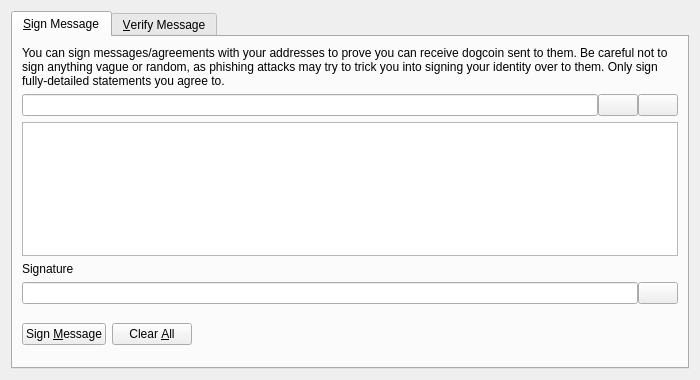
<?xml version="1.0" encoding="UTF-8"?>
<ui version="4.0">
 <class>SignVerifyMessageDialog</class>
 <widget class="QDialog" name="SignVerifyMessageDialog">
  <property name="geometry">
   <rect>
    <x>0</x>
    <y>0</y>
    <width>700</width>
    <height>380</height>
   </rect>
  </property>
  <property name="windowTitle">
   <string>Signatures - Sign / Verify a Message</string>
  </property>
  <property name="modal">
   <bool>true</bool>
  </property>
  <layout class="QVBoxLayout" name="verticalLayout">
   <item>
    <widget class="QTabWidget" name="tabWidget">
     <property name="currentIndex">
      <number>0</number>
     </property>
     <widget class="QWidget" name="tabSignMessage">
      <attribute name="title">
       <string>&amp;Sign Message</string>
      </attribute>
      <layout class="QVBoxLayout" name="verticalLayout_SM">
       <item>
        <widget class="QLabel" name="infoLabel_SM">
         <property name="text">
          <string>You can sign messages/agreements with your addresses to prove you can receive dogcoin sent to them. Be careful not to sign anything vague or random, as phishing attacks may try to trick you into signing your identity over to them. Only sign fully-detailed statements you agree to.</string>
         </property>
         <property name="textFormat">
          <enum>Qt::PlainText</enum>
         </property>
         <property name="wordWrap">
          <bool>true</bool>
         </property>
        </widget>
       </item>
       <item>
        <layout class="QHBoxLayout" name="horizontalLayout_1_SM">
         <property name="spacing">
          <number>0</number>
         </property>
         <item>
          <widget class="QValidatedLineEdit" name="addressIn_SM">
           <property name="toolTip">
            <string>The DogCoin address to sign the message with</string>
           </property>
          </widget>
         </item>
         <item>
          <widget class="QPushButton" name="addressBookButton_SM">
           <property name="toolTip">
            <string>Choose previously used address</string>
           </property>
           <property name="text">
            <string/>
           </property>
           <property name="icon">
            <iconset resource="../bitcoin.qrc">
             <normaloff>:/icons/address-book</normaloff>:/icons/address-book</iconset>
           </property>
           <property name="shortcut">
            <string>Alt+A</string>
           </property>
           <property name="autoDefault">
            <bool>false</bool>
           </property>
          </widget>
         </item>
         <item>
          <widget class="QPushButton" name="pasteButton_SM">
           <property name="toolTip">
            <string>Paste address from clipboard</string>
           </property>
           <property name="text">
            <string/>
           </property>
           <property name="icon">
            <iconset resource="../bitcoin.qrc">
             <normaloff>:/icons/editpaste</normaloff>:/icons/editpaste</iconset>
           </property>
           <property name="shortcut">
            <string>Alt+P</string>
           </property>
           <property name="autoDefault">
            <bool>false</bool>
           </property>
          </widget>
         </item>
        </layout>
       </item>
       <item>
        <widget class="QPlainTextEdit" name="messageIn_SM">
         <property name="toolTip">
          <string>Enter the message you want to sign here</string>
         </property>
        </widget>
       </item>
       <item>
        <widget class="QLabel" name="signatureLabel_SM">
         <property name="text">
          <string>Signature</string>
         </property>
         <property name="textFormat">
          <enum>Qt::PlainText</enum>
         </property>
        </widget>
       </item>
       <item>
        <layout class="QHBoxLayout" name="horizontalLayout_2_SM">
         <property name="spacing">
          <number>0</number>
         </property>
         <item>
          <widget class="QLineEdit" name="signatureOut_SM">
           <property name="font">
            <font>
             <italic>true</italic>
            </font>
           </property>
           <property name="readOnly">
            <bool>true</bool>
           </property>
          </widget>
         </item>
         <item>
          <widget class="QPushButton" name="copySignatureButton_SM">
           <property name="toolTip">
            <string>Copy the current signature to the system clipboard</string>
           </property>
           <property name="text">
            <string/>
           </property>
           <property name="icon">
            <iconset resource="../bitcoin.qrc">
             <normaloff>:/icons/editcopy</normaloff>:/icons/editcopy</iconset>
           </property>
           <property name="autoDefault">
            <bool>false</bool>
           </property>
          </widget>
         </item>
        </layout>
       </item>
       <item>
        <layout class="QHBoxLayout" name="horizontalLayout_3_SM">
         <item>
          <widget class="QPushButton" name="signMessageButton_SM">
           <property name="toolTip">
            <string>Sign the message to prove you own this DogCoin address</string>
           </property>
           <property name="text">
            <string>Sign &amp;Message</string>
           </property>
           <property name="icon">
            <iconset resource="../bitcoin.qrc">
             <normaloff>:/icons/edit</normaloff>:/icons/edit</iconset>
           </property>
           <property name="autoDefault">
            <bool>false</bool>
           </property>
          </widget>
         </item>
         <item>
          <widget class="QPushButton" name="clearButton_SM">
           <property name="toolTip">
            <string>Reset all sign message fields</string>
           </property>
           <property name="text">
            <string>Clear &amp;All</string>
           </property>
           <property name="icon">
            <iconset resource="../bitcoin.qrc">
             <normaloff>:/icons/remove</normaloff>:/icons/remove</iconset>
           </property>
           <property name="autoDefault">
            <bool>false</bool>
           </property>
          </widget>
         </item>
         <item>
          <spacer name="horizontalSpacer_1_SM">
           <property name="orientation">
            <enum>Qt::Horizontal</enum>
           </property>
           <property name="sizeHint" stdset="0">
            <size>
             <width>40</width>
             <height>48</height>
            </size>
           </property>
          </spacer>
         </item>
         <item>
          <widget class="QLabel" name="statusLabel_SM">
           <property name="font">
            <font>
             <weight>75</weight>
             <bold>true</bold>
            </font>
           </property>
           <property name="text">
            <string/>
           </property>
           <property name="wordWrap">
            <bool>true</bool>
           </property>
          </widget>
         </item>
         <item>
          <spacer name="horizontalSpacer_2_SM">
           <property name="orientation">
            <enum>Qt::Horizontal</enum>
           </property>
           <property name="sizeHint" stdset="0">
            <size>
             <width>40</width>
             <height>48</height>
            </size>
           </property>
          </spacer>
         </item>
        </layout>
       </item>
      </layout>
     </widget>
     <widget class="QWidget" name="tabVerifyMessage">
      <attribute name="title">
       <string>&amp;Verify Message</string>
      </attribute>
      <layout class="QVBoxLayout" name="verticalLayout_VM">
       <item>
        <widget class="QLabel" name="infoLabel_VM">
         <property name="text">
          <string>Enter the receiver's address, message (ensure you copy line breaks, spaces, tabs, etc. exactly) and signature below to verify the message. Be careful not to read more into the signature than what is in the signed message itself, to avoid being tricked by a man-in-the-middle attack. Note that this only proves the signing party receives with the address, it cannot prove sendership of any transaction!</string>
         </property>
         <property name="textFormat">
          <enum>Qt::PlainText</enum>
         </property>
         <property name="alignment">
          <set>Qt::AlignLeading|Qt::AlignLeft|Qt::AlignTop</set>
         </property>
         <property name="wordWrap">
          <bool>true</bool>
         </property>
        </widget>
       </item>
       <item>
        <layout class="QHBoxLayout" name="horizontalLayout_1_VM">
         <property name="spacing">
          <number>0</number>
         </property>
         <item>
          <widget class="QValidatedLineEdit" name="addressIn_VM">
           <property name="toolTip">
            <string>The DogCoin address the message was signed with</string>
           </property>
          </widget>
         </item>
         <item>
          <widget class="QPushButton" name="addressBookButton_VM">
           <property name="toolTip">
            <string>Choose previously used address</string>
           </property>
           <property name="text">
            <string/>
           </property>
           <property name="icon">
            <iconset resource="../bitcoin.qrc">
             <normaloff>:/icons/address-book</normaloff>:/icons/address-book</iconset>
           </property>
           <property name="shortcut">
            <string>Alt+A</string>
           </property>
           <property name="autoDefault">
            <bool>false</bool>
           </property>
          </widget>
         </item>
        </layout>
       </item>
       <item>
        <widget class="QPlainTextEdit" name="messageIn_VM"/>
       </item>
       <item>
        <widget class="QValidatedLineEdit" name="signatureIn_VM"/>
       </item>
       <item>
        <layout class="QHBoxLayout" name="horizontalLayout_2_VM">
         <item>
          <widget class="QPushButton" name="verifyMessageButton_VM">
           <property name="toolTip">
            <string>Verify the message to ensure it was signed with the specified DogCoin address</string>
           </property>
           <property name="text">
            <string>Verify &amp;Message</string>
           </property>
           <property name="icon">
            <iconset resource="../bitcoin.qrc">
             <normaloff>:/icons/transaction_0</normaloff>:/icons/transaction_0</iconset>
           </property>
           <property name="autoDefault">
            <bool>false</bool>
           </property>
          </widget>
         </item>
         <item>
          <widget class="QPushButton" name="clearButton_VM">
           <property name="toolTip">
            <string>Reset all verify message fields</string>
           </property>
           <property name="text">
            <string>Clear &amp;All</string>
           </property>
           <property name="icon">
            <iconset resource="../bitcoin.qrc">
             <normaloff>:/icons/remove</normaloff>:/icons/remove</iconset>
           </property>
           <property name="autoDefault">
            <bool>false</bool>
           </property>
          </widget>
         </item>
         <item>
          <spacer name="horizontalSpacer_1_VM">
           <property name="orientation">
            <enum>Qt::Horizontal</enum>
           </property>
           <property name="sizeHint" stdset="0">
            <size>
             <width>40</width>
             <height>48</height>
            </size>
           </property>
          </spacer>
         </item>
         <item>
          <widget class="QLabel" name="statusLabel_VM">
           <property name="font">
            <font>
             <weight>75</weight>
             <bold>true</bold>
            </font>
           </property>
           <property name="text">
            <string/>
           </property>
           <property name="wordWrap">
            <bool>true</bool>
           </property>
          </widget>
         </item>
         <item>
          <spacer name="horizontalSpacer_2_VM">
           <property name="orientation">
            <enum>Qt::Horizontal</enum>
           </property>
           <property name="sizeHint" stdset="0">
            <size>
             <width>40</width>
             <height>48</height>
            </size>
           </property>
          </spacer>
         </item>
        </layout>
       </item>
      </layout>
     </widget>
    </widget>
   </item>
  </layout>
 </widget>
 <customwidgets>
  <customwidget>
   <class>QValidatedLineEdit</class>
   <extends>QLineEdit</extends>
   <header>qvalidatedlineedit.h</header>
  </customwidget>
 </customwidgets>
 <resources>
  <include location="../bitcoin.qrc"/>
 </resources>
 <connections/>
</ui>
